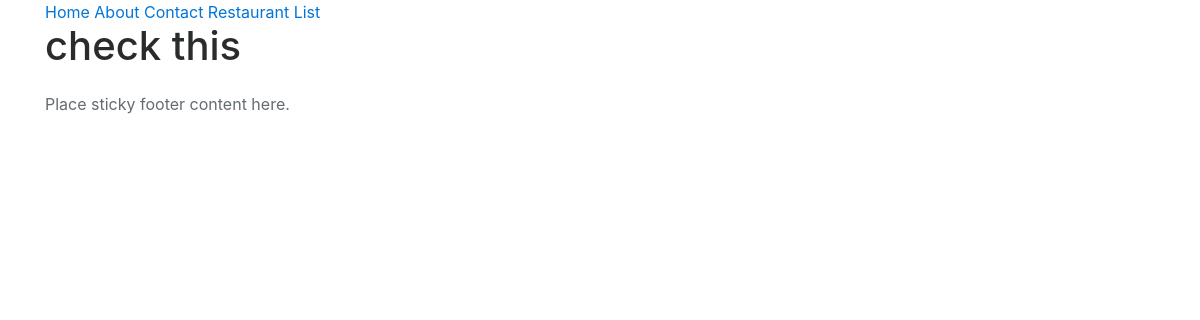
/restaurants/, run on an earlier commit of the app's database.
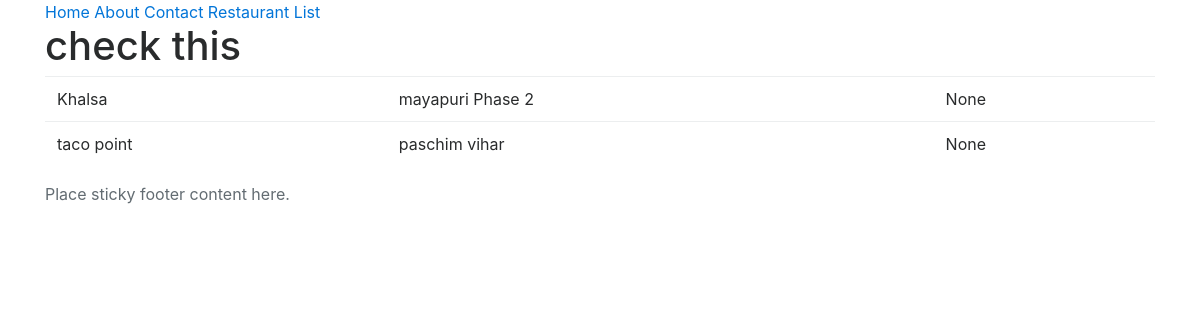
And on a later commit of the database.
### restaurants/models.py (models this page shows, shortened)
class RestaurantLocation(models.Model):
	name 		= models.CharField(max_length = 120)
	location 	= models.CharField(max_length = 120, blank = True, null= True)
	category	= models.CharField(max_length = 120, blank = True, null= True)
	timestamp	= models.DateTimeField(auto_now_add = True)
	updated		= models.DateTimeField(auto_now= True)
	slug 		= models.SlugField(blank = True, null= True)
	@property
	def title(self):
		return self.name

### restaurants/views.py (the view)
# urls.py: url(r'^restaurants/$', RestaurantListView.as_view()),
class RestaurantListView(ListView):
	def get_queryset(self):
		print (self.kwargs)
		slug = self.kwargs.get("slug")
		if slug:
			queryset = RestaurantLocation.objects.filter(
				Q(category__iexact=slug) |
				Q(category__icontains=slug)
			)
		else:
			queryset = RestaurantLocation.objects.all()
			print
		return queryset

### restaurants/templates/restaurants/restaurantlocation_list.html (shortened to what this page needs)
{% extends "base.html" %}
{% block content %}
<h1> check this </h1>
<table class="table">
	<tbody>
{% for abj in object_list %}
<tr>
	<td> {{abj.title}} </td>
	<td> {{abj.location}} </td>
	<td> {{abj.category}} </td>
</tr>
{% endfor %}
</tbody>
</table>
{% endblock %}

What changed in the data, as far as the page shows it:
added RestaurantLocation: title "Khalsa", location "mayapuri Phase 2", category "None"
added RestaurantLocation: title "taco point", location "paschim vihar", category "None"
